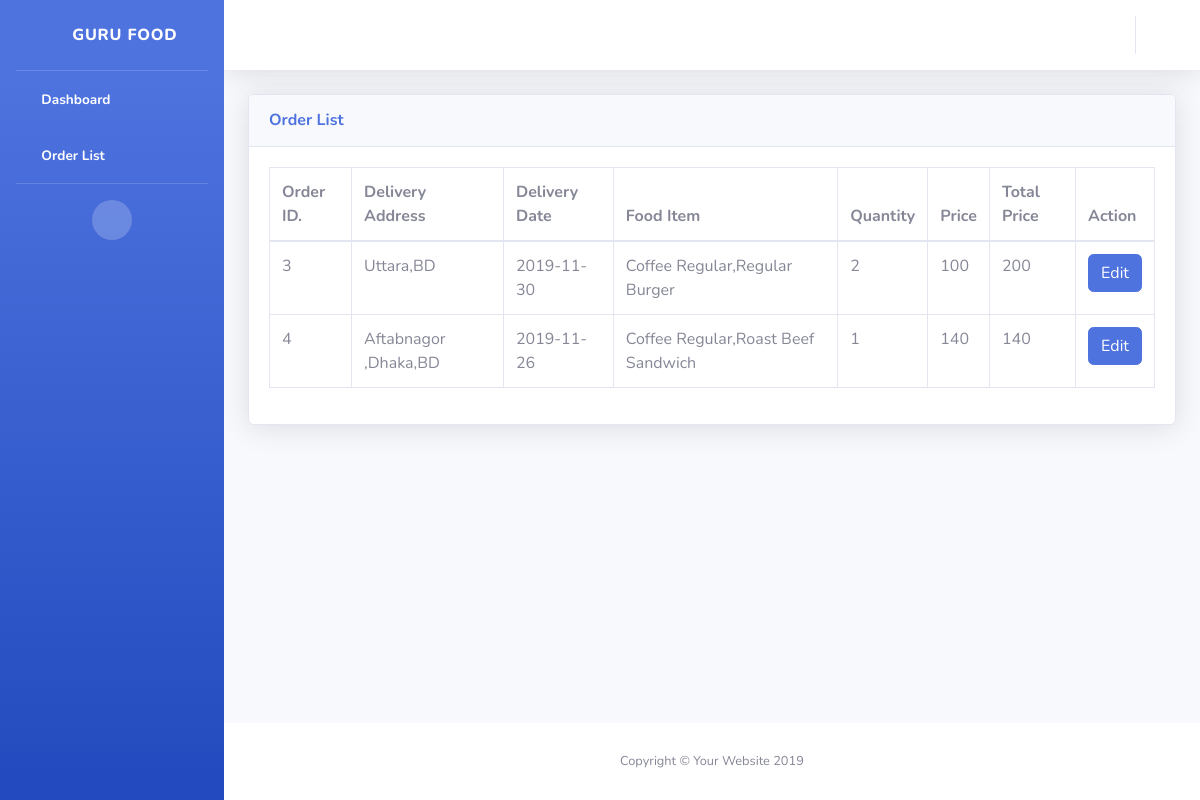
Screenshot of /user/order-list (signed in) with the database file from the repository.
### home/models.py (models this page shows, shortened)
class FoodOrder(models.Model):
    username = models.CharField(max_length=255)
    useremail = models.CharField(max_length=255)
    address = models.CharField(max_length=255)
    orderDate = models.DateTimeField(auto_now_add=True)
    deliveryDate = models.CharField(max_length=255)
    foodItemName = models.TextField()
    quantity =  models.CharField(max_length=255)
    bill = models.CharField(max_length=255)
    Payablebill = models.CharField(max_length=255)
    paid = models.BooleanField(default=False)

### user/views.py (the view)
# urls.py: path('order-list',views.OrderList),
def OrderList(request):
    if not request.session.has_key('useremail'):
        return HttpResponseRedirect('/')
    data = FoodOrder.objects.filter(useremail=request.session['useremail']);
    return render(request,'user/orderlist.html',{'data':data})

### user/templates/user/orderlist.html
{% extends 'dashbord_master.html' %}
{% load static from staticfiles %}
{% block content %}
<div class="container-fluid">
        <div class="card shadow mb-4">
          <div class="card-header py-3">
            <h6 class="m-0 font-weight-bold text-primary">Order List </h6>
          </div>
          <div class="card-body">
            <div class="table-responsive">
              <table class="table table-bordered" id="dataTable" width="100%" cellspacing="0">
                <thead>
                  <tr>
                    <th> Order ID. </th>
                    <th> Delivery Address </th>
                    <th>Delivery Date</th>
                    <th> Food Item </th>
                    <th> Quantity </th>
                    <th> Price </th>
                    <th> Total Price </th>
                    <th> Action </th>
                  </tr>
                </thead>
                <tbody>
                    {% for item in data %}
                  <tr>
                    <td>{{item.id}}</td>
                    <td>{{item.address}}</td>
                    <td>{{item.deliveryDate}}</td>
                    <td>{{item.foodItemName}}</td>
                    <td>{{item.quantity}}</td>
                    <td>{{item.bill}}</td>
                    <td>{{item.Payablebill}}</td>
                    <td>  <button class="btn btn-primary" onclick='window.location.href = "edit-order/{{item.id}}"' >Edit</button> </td>
                  </tr>
                  {% endfor %}
                </tbody>
              </table>
            </div>
          </div>
        </div>
      </div>
{% endblock %}

### rows the page displays
FoodOrder: id "3", address "Uttara,BD", deliveryDate "2019-11-30", foodItemName "Coffee Regular,Regular Burger", quantity "2", bill "100", Payablebill "200"
FoodOrder: id "4", address "Aftabnagor ,Dhaka,BD", deliveryDate "2019-11-26", foodItemName "Coffee Regular,Roast Beef Sandwich", quantity "1", bill "140", Payablebill "140"
